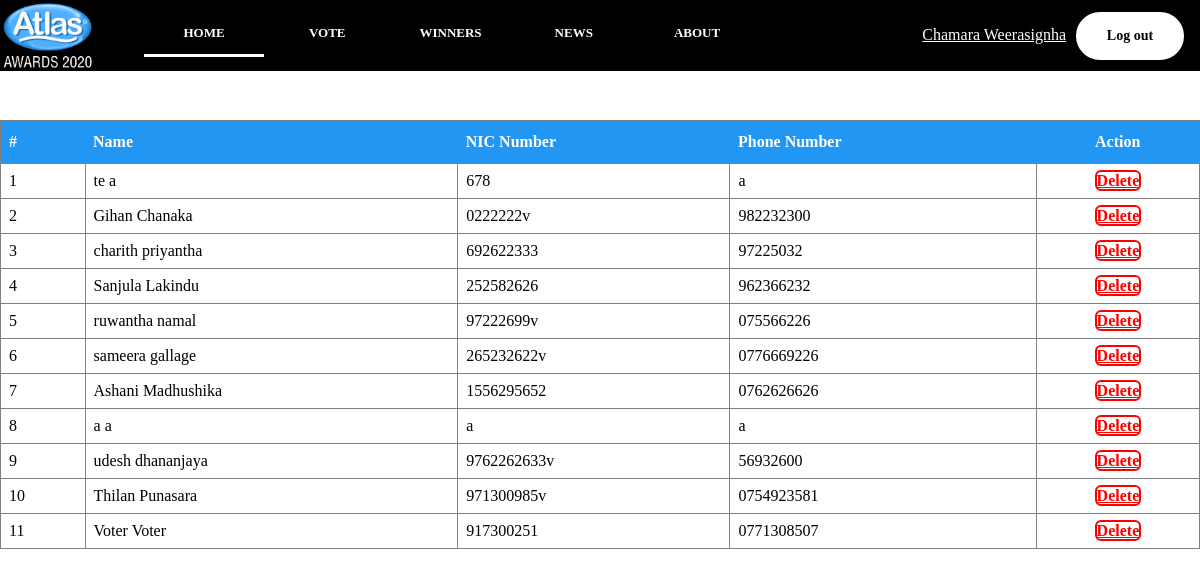
Screenshot of /voterListOrg.php (signed in) with the database file from the repository.
### tables this page shows
CREATE TABLE `users` (
  `ID` int(11) NOT NULL,
  `NAME` varchar(30) NOT NULL,
  `NIC` varchar(12) NOT NULL,
  `GENDER` varchar(10) NOT NULL,
  `MOBILE` varchar(12) NOT NULL,
  `EMAIL` varchar(50) NOT NULL,
  `PASSWORD` varchar(200) NOT NULL,
  `ADDRESS` varchar(50) NOT NULL,
  `IMG` varchar(2000) NOT NULL,
  `USER_TYPE` varchar(10) NOT NULL,
  `vote` int(11) NOT NULL DEFAULT 0
);

### voterListOrg.php (the view, shortened to what this page needs)
<?php
require_once ('connection.php');
$qry ="SELECT * FROM `users`    WHERE `USER_TYPE` = 'voter' ORDER BY `ID` DESC";
$result = mysqli_query($connection,$qry);
?>
<!DOCTYPE html>
<html>
<head>
    <link rel="stylesheet" type="text/css" href="CSS/artistListStyle.css">
    <link rel="stylesheet" type="text/css" href="CSS/homeStyle.css">
    <link rel="stylesheet" type="text/css" href="CSS/serviceStyle.css">
    <link rel="stylesheet" type="text/css" href="CSS/FooterStyle.css">
    <link rel="stylesheet" type="text/css" href="CSS/SlideStyle.css">
    <link rel="stylesheet" href="https://stackpath.bootstrapcdn.com/font-awesome/4.7.0/css/font-awesome.min.css">
</head>
<body>
<?php require_once('navBarOut.php');?>
<table id="artist" border="1" style="position: absolute; margin-top: 10%">
    <tr>
        <th>#</th>
        <th>Name</th>
        <th>NIC Number</th>
        <th>Phone Number</th>
        <th style="text-align: center" class="th_action">Action</th>
    </tr>
    <?php
        $i = 1;
        if($result){
            while ($row1 = mysqli_fetch_array($result)) {
                echo '<tr>';
                echo '<td class="no" name="no">'.$i.'</td>';
                echo '<td class="name" name="name">'.$row1["NAME"].'</td>';
                echo '<td class="nic" name="nic">'.$row1["NIC"].'</td>';
                echo '<td  class="phone" name="phone">'.$row1["MOBILE"].'</td>';
                echo '<td style="text-align: center">
            <a href="deleteArtist.php?'.$row1["ID"].'" <button class="delete" type="button" name="delete" >Delete</button></a>
        </td>';
                echo '</tr>';
                $i += 1;
            }
        }
?>
</table>
</body>
</html>

### CSS/artistListStyle.css (style rules this page uses)
* { font-family: Montserrat; }
#artist { border-collapse: collapse; width: 100%; }
#artist td, #artist th { padding: 8px; }
#artist th { padding-top: 12px; padding-bottom: 12px; text-align: left; background-color: #2196F3; color: white; border: none; }
.th_action { text-align: center; }
.delete { color: red; background-color: white; border: 2px solid red; width: 90px; height: 35px; border-radius: 6px; font-size: 16px; font-weight: bold; }

### CSS/homeStyle.css (style rules this page uses)
* { margin: 0; padding: 0; box-sizing: border-box; font-family: Montserrat; }

### CSS/serviceStyle.css (style rules this page uses)
body { margin: 0; padding: 0; background-color: white; -webkit-background-size: cover; background-size: cover; background-position: center center; height: 90vh; font-family: Montserrat; width: 100%; }

### CSS/FooterStyle.css (style rules this page uses)
body { margin: 0; padding: 0; font-family: Montserrat }

### CSS/SlideStyle.css (style rules this page uses)
* { box-sizing: border-box }
body { font-family: Montserrat; margin:0 }

### rows the page displays
users: NAME "te a", NIC "678", MOBILE "a"
users: NAME "Gihan Chanaka", NIC "0222222v", MOBILE "982232300"
users: NAME "charith priyantha", NIC "692622333", MOBILE "97225032"
users: NAME "Sanjula Lakindu", NIC "252582626", MOBILE "962366232"
users: NAME "ruwantha namal", NIC "97222699v", MOBILE "075566226"
users: NAME "sameera gallage", NIC "265232622v", MOBILE "0776669226"
users: NAME "Ashani Madhushika", NIC "1556295652", MOBILE "0762626626"
users: NAME "a a", NIC "a", MOBILE "a"
users: NAME "udesh dhananjaya", NIC "9762262633v", MOBILE "56932600"
users: NAME "Thilan Punasara", NIC "971300985v", MOBILE "0754923581"
users: NAME "Voter Voter", NIC "917300251", MOBILE "0771308507"

### other values shown
$_SESSION['name'] "Chamara Weerasignha"
